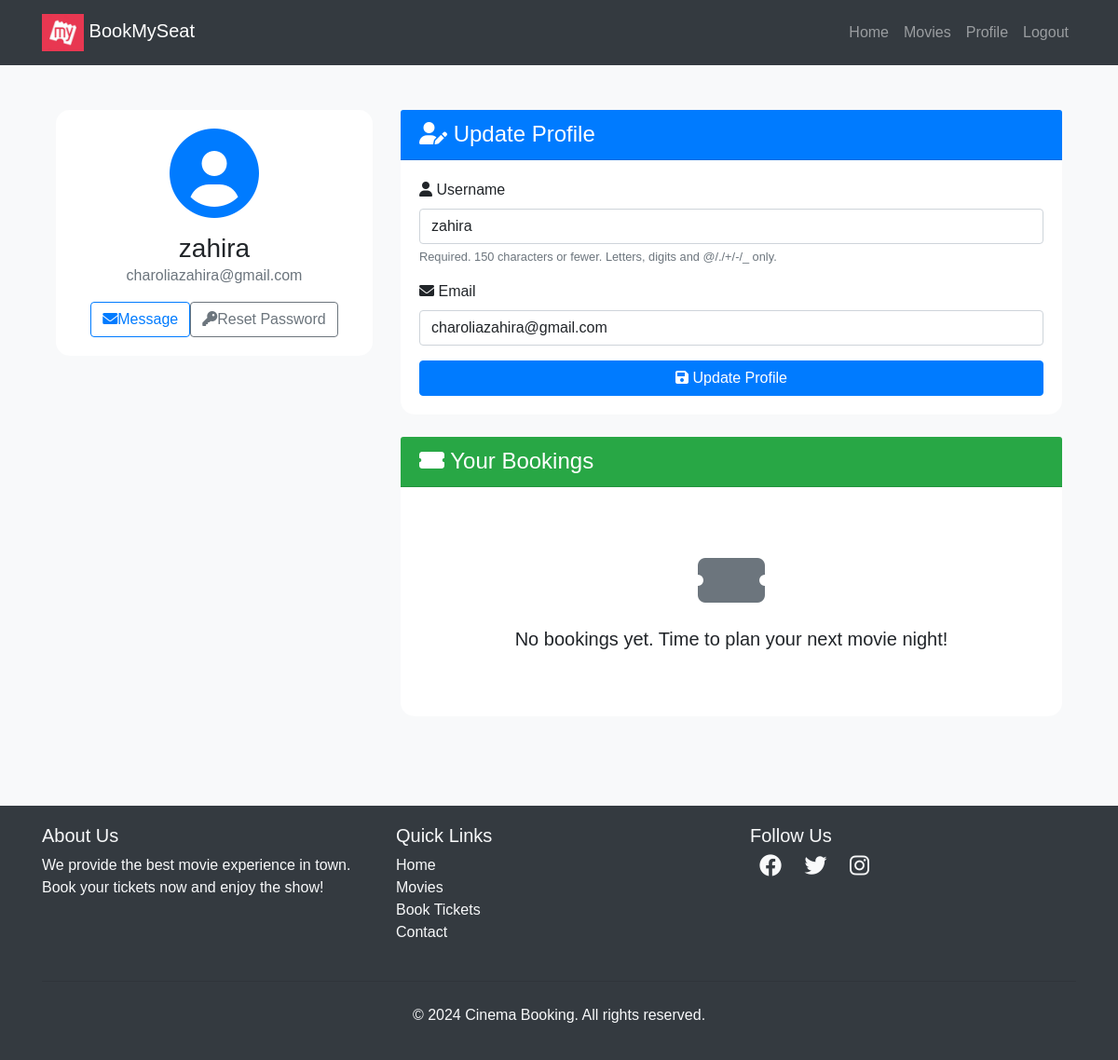
The app's page /users/profile/ (signed in), older data.
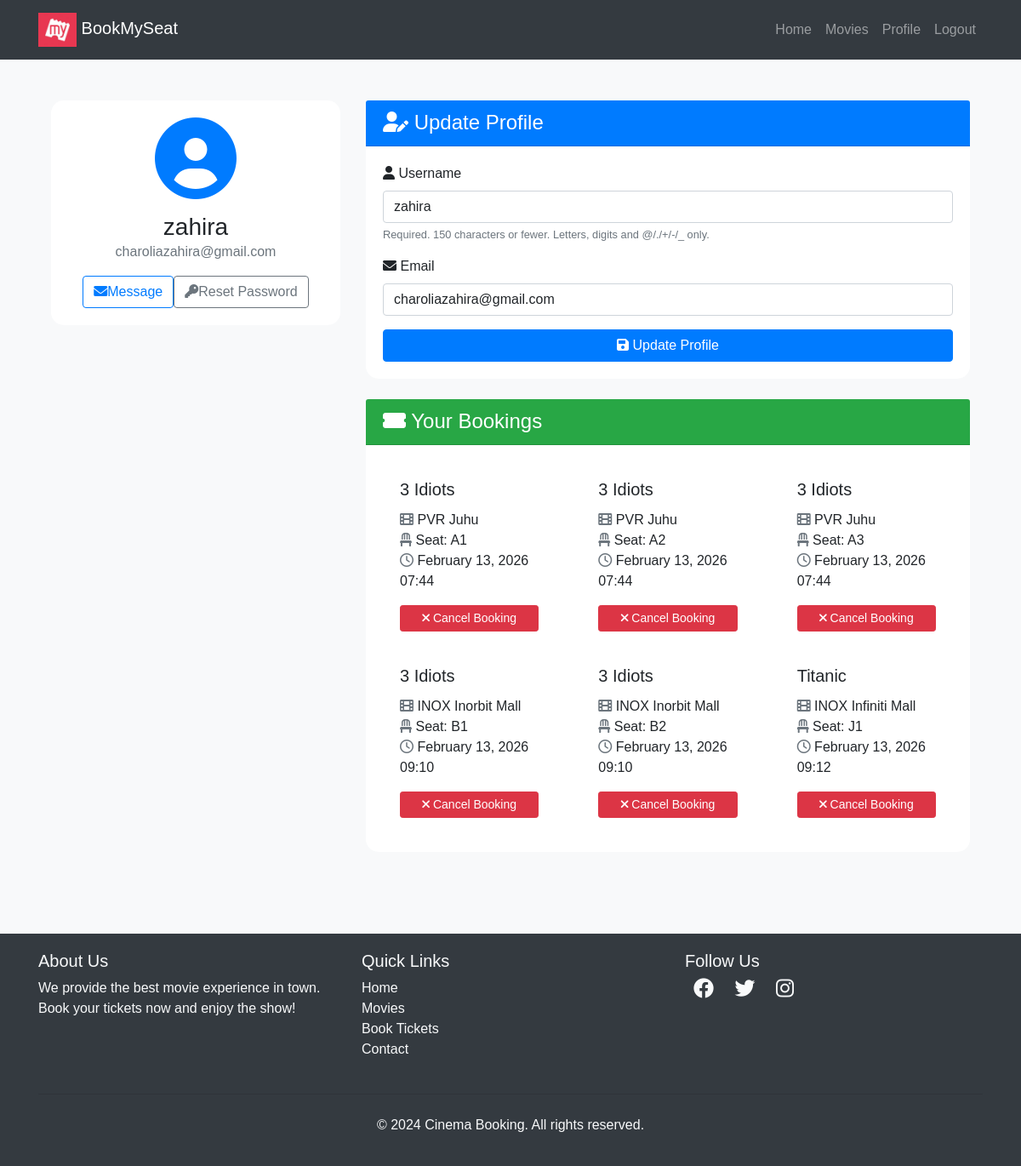
The same page, newer data.
### movies/models.py (models this page shows, shortened)
class Booking(models.Model):
    user=models.ForeignKey(User,on_delete=models.CASCADE)
    seat=models.OneToOneField(Seat,on_delete=models.CASCADE)
    movie=models.ForeignKey(Movie,on_delete=models.CASCADE)
    theater=models.ForeignKey(Theater,on_delete=models.CASCADE)
    booked_at = models.DateTimeField(auto_now_add=True)
    price = models.DecimalField(max_digits=8, decimal_places=2, default=0)

class Movie(models.Model):
    GENRE_CHOICES = [
        ('Action', 'Action'),
        ('Comedy', 'Comedy'),
        ('Drama', 'Drama'),
        ('Horror', 'Horror'),
    ]
    LANGUAGE_CHOICES = [
        ('Hindi', 'Hindi'),
        ('English', 'English'),
        ('Tamil', 'Tamil'),
        ('Telugu', 'Telugu'),
    ]
    name = models.CharField(max_length=255)
    image = models.ImageField(upload_to="movies/")
    rating = models.DecimalField(max_digits=3, decimal_places=1)
    cast = models.TextField()
    description = models.TextField(blank=True, null=True)
    genre = models.CharField(max_length=50, choices=GENRE_CHOICES)
    language = models.CharField(max_length=50, choices=LANGUAGE_CHOICES)
    trailer_url = models.URLField(blank=True, null=True)

class Theater(models.Model):
    name = models.CharField(max_length=255)
    movie = models.ForeignKey(Movie,on_delete=models.CASCADE,related_name='theaters')
    time= models.DateTimeField()

class Seat(models.Model):
    theater = models.ForeignKey(Theater,on_delete=models.CASCADE,related_name='seats')
    seat_number = models.CharField(max_length=10)
    is_booked=models.BooleanField(default=False)
    is_reserved = models.BooleanField(default=False)
    reserved_by = models.ForeignKey(
        User, null=True, blank=True, on_delete=models.SET_NULL
    )
    reserved_at = models.DateTimeField(null=True, blank=True)

### users/views.py (the view)
# urls.py: path('profile/', profile, name='profile'),
@login_required
def profile(request):
    bookings= Booking.objects.filter(user=request.user)
    if request.method == 'POST':
        u_form = UserUpdateForm(request.POST, instance=request.user)
        if u_form.is_valid():
            u_form.save()
            return redirect('profile')
    else:
        u_form = UserUpdateForm(instance=request.user)
    return render(request, 'users/profile.html', {'u_form': u_form,'bookings':bookings})

### users/forms.py
class UserUpdateForm(forms.ModelForm):
    email = forms.EmailField()
    class Meta:
        model = User
        fields = ['username', 'email']

### templates/users/profile.html (shortened to what this page needs)
{% extends "users/basic.html" %} {% block content %}
<div class="container py-5">
  <div class="row">
    <div class="col-lg-4 mb-4">
      <div class="card shadow">
        <div class="card-body text-center">
          <div class="mb-3">
            <i class="fas fa-user-circle fa-6x text-primary"></i>
          </div>
          <h3 class="card-title mb-0">{{ user.username }}</h3>
          <p class="text-muted mb-3">{{ user.email }}</p>
          <div class="d-flex justify-content-center">
            <a href="#" class="btn btn-outline-primary me-2"><i class="fas fa-envelope me-2"></i>Message</a>
            <a href="{% url 'password_reset' %}" class="btn btn-outline-secondary"><i class="fas fa-key me-2"></i>Reset Password</a>
          </div>
        </div>
      </div>
    </div>
    <div class="col-lg-8">
      <div class="card shadow mb-4">
        <div class="card-header bg-primary text-white">
          <h4 class="mb-0"><i class="fas fa-user-edit me-2"></i> Update Profile</h4>
        </div>
        <div class="card-body">
          <form method="POST">
            {% for field in u_form %}
              <div class="mb-3">
                <label for="{{ field.id_for_label }}" class="form-label">
                  <i class="fas fa-{% if field.name == 'username' %}user{% elif field.name == 'email' %}envelope{% else %}info-circle{% endif %} me-2"></i>
                  {{ field.label }}
                </label>
                {{ field }}
                {% if field.help_text %}
                  <small class="form-text text-muted">{{ field.help_text }}</small>
                {% endif %}
              </div>
            {% endfor %}
            <button class="btn btn-primary w-100" type="submit"><i class="fas fa-save me-2"></i> Update Profile</button>
          </form>
        </div>
      </div>
      <div class="card shadow">
        <div class="card-header bg-success text-white">
          <h4 class="mb-0"><i class="fas fa-ticket-alt me-2"> </i> Your Bookings</h4>
        </div>
        <div class="card-body">
          {% if bookings %}
            <div class="row row-cols-1 row-cols-md-2 g-4">
              {% for booking in bookings %}
                <div class="col">
                  <div class="card h-100 border-0 shadow-sm">
                    <div class="card-body">
                      <h5 class="card-title">{{ booking.movie.name }}</h5>
                      <p class="card-text">
                        <i class="fas fa-film me-2 text-muted"></i> {{ booking.theater.name }}<br>
                        <i class="fas fa-chair me-2 text-muted"></i> Seat: {{ booking.seat.seat_number }}<br>
                        <i class="far fa-clock me-2 text-muted"></i> {{ booking.booked_at|date:"F d, Y H:i" }}
                      </p>
                      <form method="POST" action="{% url 'cancel_booking' booking.id %}">
                        <button type="submit" class="btn btn-danger btn-sm w-100">
                          <i class="fas fa-times me-2"></i> Cancel Booking
                        </button>
                      </form>
                    </div>
                  </div>
                </div>
              {% endfor %}
            </div>
          {% else %}
            <div class="text-center py-5">
              <i class="fas fa-ticket-alt fa-4x text-muted mb-3"></i>
              <p class="lead mb-0">No bookings yet. Time to plan your next movie night!</p>
            </div>
          {% endif %}
        </div>
      </div>
    </div>
  </div>
</div>
<link rel="stylesheet" href="https://cdnjs.cloudflare.com/ajax/libs/font-awesome/6.0.0-beta3/css/all.min.css">
{% endblock %}

Row changes from the older to the newer data that the page shows:
added Booking: movie.name "3 Idiots", theater.name "PVR Juhu", seat.seat_number "A1", booked_at "February 13, 2026 07:44"
added Booking: movie.name "3 Idiots", theater.name "PVR Juhu", seat.seat_number "A2", booked_at "February 13, 2026 07:44"
added Booking: movie.name "3 Idiots", theater.name "PVR Juhu", seat.seat_number "A3", booked_at "February 13, 2026 07:44"
added Booking: movie.name "3 Idiots", theater.name "INOX Inorbit Mall", seat.seat_number "B1", booked_at "February 13, 2026 09:10"
added Booking: movie.name "3 Idiots", theater.name "INOX Inorbit Mall", seat.seat_number "B2", booked_at "February 13, 2026 09:10"
added Booking: movie.name "Titanic", theater.name "INOX Infiniti Mall", seat.seat_number "J1", booked_at "February 13, 2026 09:12"
Text that changed along with them:
text no longer shown: "No bookings yet. Time to plan your next movie night!"
